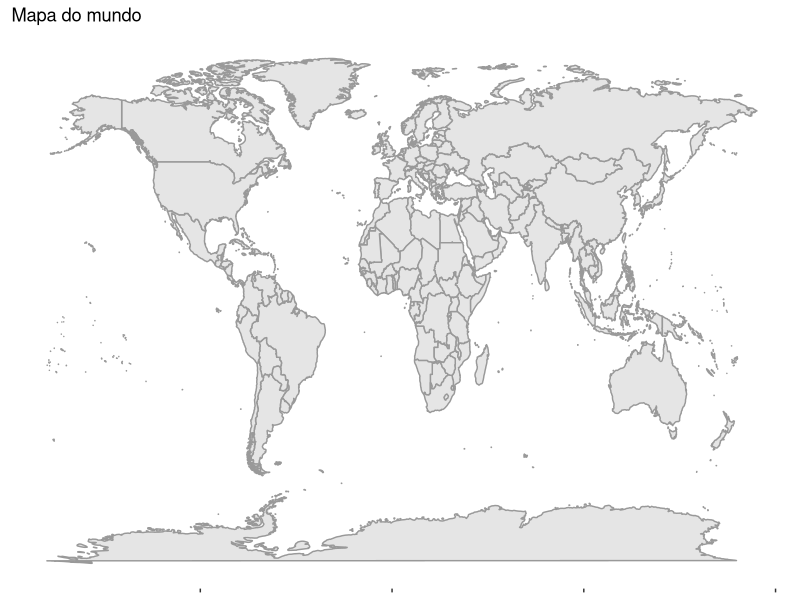

Write R code to recreate this figure.
#--- Mapa do mundo ----
library(ggplot2)
library(maps)


ggplot()+
  borders(
  database="world",
  colour="grey60",
  fill="grey90") +
  ggtitle("Mapa do mundo")+
  xlab("")+
  ylab("")+
  theme(panel.background=element_blank(),
          axis.title.x=element_blank(),
          axis.text.x=element_blank(),
         axis.title.y =element_blank(),
          axis.text.y=element_blank(),
          axis.ticks.y=element_blank())